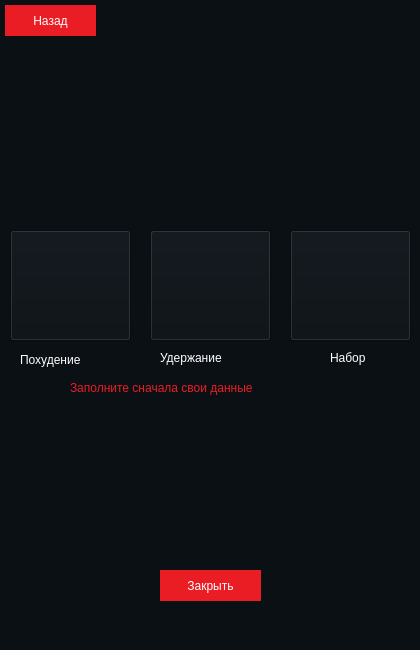
<?xml version="1.0" encoding="UTF-8"?>
<ui version="4.0">
 <class>MainWindow</class>
 <widget class="QMainWindow" name="MainWindow">
  <property name="geometry">
   <rect>
    <x>0</x>
    <y>0</y>
    <width>420</width>
    <height>650</height>
   </rect>
  </property>
  <property name="minimumSize">
   <size>
    <width>420</width>
    <height>650</height>
   </size>
  </property>
  <property name="maximumSize">
   <size>
    <width>420</width>
    <height>650</height>
   </size>
  </property>
  <property name="windowTitle">
   <string>MainWindow</string>
  </property>
  <property name="styleSheet">
   <string notr="true">background-color:#0b1015;</string>
  </property>
  <widget class="QWidget" name="centralwidget">
   <widget class="QLabel" name="label">
    <property name="geometry">
     <rect>
      <x>140</x>
      <y>0</y>
      <width>131</width>
      <height>131</height>
     </rect>
    </property>
    <property name="text">
     <string/>
    </property>
    <property name="pixmap">
     <pixmap>exercise_sport_fitness_icon_133373.png</pixmap>
    </property>
   </widget>
   <widget class="QPushButton" name="pushButton">
    <property name="geometry">
     <rect>
      <x>5</x>
      <y>5</y>
      <width>91</width>
      <height>31</height>
     </rect>
    </property>
    <property name="styleSheet">
     <string notr="true">QPushButton{
	font: 8pt &quot;Century Gothic&quot;;
	background-color:#ea1c24;
	color:white;
	border:None;
}
QPushButton:hover{
	background-color:#E8484D;
}</string>
    </property>
    <property name="text">
     <string>Назад</string>
    </property>
   </widget>
   <widget class="QLabel" name="label_5">
    <property name="geometry">
     <rect>
      <x>20</x>
      <y>350</y>
      <width>101</width>
      <height>20</height>
     </rect>
    </property>
    <property name="styleSheet">
     <string notr="true">color:white;
font: 12pt &quot;Century Gothic&quot;;</string>
    </property>
    <property name="text">
     <string>Похудение</string>
    </property>
   </widget>
   <widget class="QLabel" name="label_6">
    <property name="geometry">
     <rect>
      <x>160</x>
      <y>350</y>
      <width>111</width>
      <height>16</height>
     </rect>
    </property>
    <property name="styleSheet">
     <string notr="true">color:white;
font: 12pt &quot;Century Gothic&quot;;</string>
    </property>
    <property name="text">
     <string>Удержание</string>
    </property>
   </widget>
   <widget class="QLabel" name="label_7">
    <property name="geometry">
     <rect>
      <x>330</x>
      <y>350</y>
      <width>61</width>
      <height>16</height>
     </rect>
    </property>
    <property name="styleSheet">
     <string notr="true">color:white;
font: 12pt &quot;Century Gothic&quot;;</string>
    </property>
    <property name="text">
     <string>Набор</string>
    </property>
   </widget>
   <widget class="QPushButton" name="pushButton_2">
    <property name="geometry">
     <rect>
      <x>290</x>
      <y>230</y>
      <width>121</width>
      <height>111</height>
     </rect>
    </property>
    <property name="text">
     <string/>
    </property>
    <property name="icon">
     <iconset>
      <normaloff>Programm/gain.jpg</normaloff>Programm/gain.jpg</iconset>
    </property>
    <property name="iconSize">
     <size>
      <width>121</width>
      <height>111</height>
     </size>
    </property>
   </widget>
   <widget class="QPushButton" name="pushButton_3">
    <property name="geometry">
     <rect>
      <x>150</x>
      <y>230</y>
      <width>121</width>
      <height>111</height>
     </rect>
    </property>
    <property name="text">
     <string/>
    </property>
    <property name="icon">
     <iconset>
      <normaloff>Programm/hold.jpg</normaloff>Programm/hold.jpg</iconset>
    </property>
    <property name="iconSize">
     <size>
      <width>121</width>
      <height>111</height>
     </size>
    </property>
   </widget>
   <widget class="QPushButton" name="pushButton_4">
    <property name="geometry">
     <rect>
      <x>10</x>
      <y>230</y>
      <width>121</width>
      <height>111</height>
     </rect>
    </property>
    <property name="text">
     <string/>
    </property>
    <property name="icon">
     <iconset>
      <normaloff>Programm/slim.jpg</normaloff>Programm/slim.jpg</iconset>
    </property>
    <property name="iconSize">
     <size>
      <width>121</width>
      <height>111</height>
     </size>
    </property>
   </widget>
   <widget class="QPushButton" name="pushButton_5">
    <property name="geometry">
     <rect>
      <x>160</x>
      <y>570</y>
      <width>101</width>
      <height>31</height>
     </rect>
    </property>
    <property name="styleSheet">
     <string notr="true">QPushButton{
	font: 8pt &quot;Century Gothic&quot;;
	background-color:#ea1c24;
	color:white;
	border:None;
}
QPushButton:hover{
	background-color:#E8484D;
}</string>
    </property>
    <property name="text">
     <string>Закрыть</string>
    </property>
   </widget>
   <widget class="QLabel" name="label_2">
    <property name="geometry">
     <rect>
      <x>70</x>
      <y>380</y>
      <width>271</width>
      <height>16</height>
     </rect>
    </property>
    <property name="styleSheet">
     <string notr="true">color:#ea1c24;
font: 12pt &quot;Century Gothic&quot;;</string>
    </property>
    <property name="text">
     <string>Заполните сначала свои данные</string>
    </property>
   </widget>
  </widget>
  <widget class="QMenuBar" name="menubar">
   <property name="geometry">
    <rect>
     <x>0</x>
     <y>0</y>
     <width>420</width>
     <height>21</height>
    </rect>
   </property>
  </widget>
  <widget class="QStatusBar" name="statusbar"/>
 </widget>
 <resources/>
 <connections/>
</ui>
